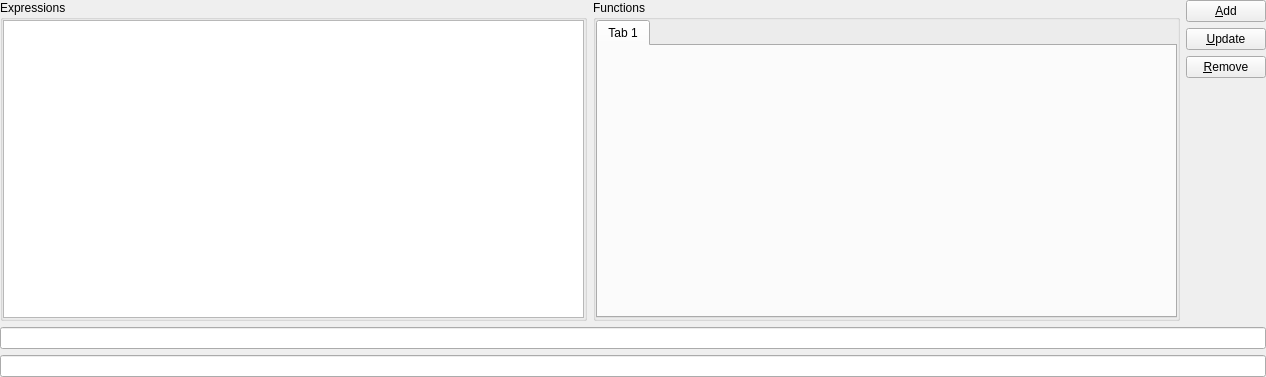
<?xml version="1.0" encoding="UTF-8"?>
<ui version="4.0">
 <class>ExpressionsView</class>
 <widget class="QWidget" name="ExpressionsView">
  <property name="geometry">
   <rect>
    <x>0</x>
    <y>0</y>
    <width>1266</width>
    <height>377</height>
   </rect>
  </property>
  <property name="windowTitle">
   <string>Expressions</string>
  </property>
  <layout class="QVBoxLayout" name="verticalLayout_3">
   <property name="leftMargin">
    <number>0</number>
   </property>
   <property name="topMargin">
    <number>0</number>
   </property>
   <property name="rightMargin">
    <number>0</number>
   </property>
   <property name="bottomMargin">
    <number>0</number>
   </property>
   <item>
    <layout class="QHBoxLayout" name="horizontalLayout_3">
     <item>
      <widget class="QGroupBox" name="groupBox">
       <property name="title">
        <string>Expressions</string>
       </property>
       <layout class="QHBoxLayout" name="horizontalLayout">
        <property name="leftMargin">
         <number>0</number>
        </property>
        <property name="topMargin">
         <number>0</number>
        </property>
        <property name="rightMargin">
         <number>0</number>
        </property>
        <property name="bottomMargin">
         <number>0</number>
        </property>
        <item>
         <widget class="QListWidget" name="expressionList"/>
        </item>
       </layout>
      </widget>
     </item>
     <item>
      <widget class="QGroupBox" name="groupBox_2">
       <property name="title">
        <string>Functions</string>
       </property>
       <layout class="QVBoxLayout" name="verticalLayout_4">
        <property name="leftMargin">
         <number>0</number>
        </property>
        <property name="topMargin">
         <number>0</number>
        </property>
        <property name="rightMargin">
         <number>0</number>
        </property>
        <property name="bottomMargin">
         <number>0</number>
        </property>
        <item>
         <widget class="QTabWidget" name="functionsTabs">
          <property name="currentIndex">
           <number>0</number>
          </property>
          <widget class="QWidget" name="functionsTab">
           <attribute name="title">
            <string>Tab 1</string>
           </attribute>
           <layout class="QVBoxLayout" name="verticalLayout_5">
            <property name="spacing">
             <number>0</number>
            </property>
            <property name="leftMargin">
             <number>0</number>
            </property>
            <property name="topMargin">
             <number>0</number>
            </property>
            <property name="rightMargin">
             <number>0</number>
            </property>
            <property name="bottomMargin">
             <number>0</number>
            </property>
           </layout>
          </widget>
         </widget>
        </item>
       </layout>
      </widget>
     </item>
     <item>
      <layout class="QVBoxLayout" name="verticalLayout">
       <item>
        <widget class="QPushButton" name="addButton">
         <property name="text">
          <string>&amp;Add</string>
         </property>
        </widget>
       </item>
       <item>
        <widget class="QPushButton" name="updateButton">
         <property name="text">
          <string>&amp;Update</string>
         </property>
        </widget>
       </item>
       <item>
        <widget class="QPushButton" name="removeButton">
         <property name="text">
          <string>&amp;Remove</string>
         </property>
        </widget>
       </item>
       <item>
        <spacer name="verticalSpacer">
         <property name="orientation">
          <enum>Qt::Vertical</enum>
         </property>
         <property name="sizeHint" stdset="0">
          <size>
           <width>20</width>
           <height>40</height>
          </size>
         </property>
        </spacer>
       </item>
      </layout>
     </item>
    </layout>
   </item>
   <item>
    <layout class="QVBoxLayout" name="verticalLayout_2">
     <item>
      <widget class="QLineEdit" name="expressionEdit"/>
     </item>
     <item>
      <widget class="QLineEdit" name="errorLine">
       <property name="readOnly">
        <bool>true</bool>
       </property>
      </widget>
     </item>
    </layout>
   </item>
  </layout>
 </widget>
 <resources/>
 <connections/>
</ui>
